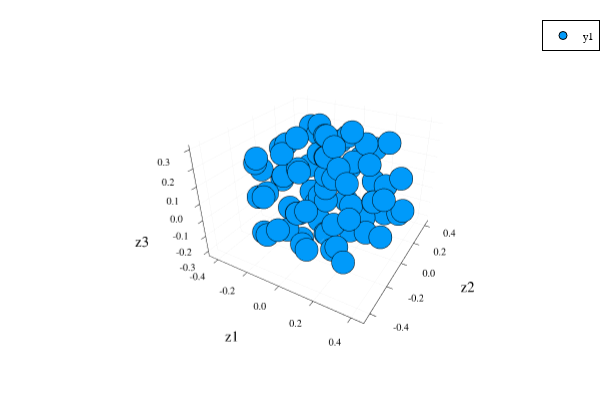

Notebook code for this chart:
### Code cell
scatter(eachrow(Z_)...,xlabel="z1",ylabel="z2",zlabel="z3",hover = [i for i in 1:lastindex(eachcol(Z_))])

### Figure 1 — Plotly figure (JSON) as saved in the notebook; plotly's stock layout.template omitted (floating-point values rounded to 4 significant figures)
{"data": [{"colorbar": {"len": 0.9143, "title": "", "x": 0.9934, "y": 0.533}, "hoverinfo": "text", "legendgroup": "y1", "marker": {"color": "rgba(0, 154, 250, 1.000)", "line": {"color": "rgba(0, 0, 0, 1.000)", "width": 1}, "size": 8, "symbol": "circle"}, "mode": "markers", "name": "y1", "scene": "scene", "showlegend": true, "text": [1, 2, 3, 4, 5, 6, 7, 8, 9, 10, 11, 12, 13, 14, 15, 16, 17, 18, 19, 20, 21, 22, 23, 24, 25, 26, 27, 28, 29, 30, 31, 32, 33, 34, 35, 36, 37, 38, 39, 40, 41, 42, 43, 44, 45, 46, 47, 48, 49, 50, 51, 52, 53, 54, 55, 56, 57, 58, 59, 60, 61, 62, 63, 64, 65, 66, 67, 68, 69, 70, 71, 72, 73, 74, 75, 76, 77, 78, 79, 80, 81], "type": "scatter3d", "x": [2.916e-05, -0.1066, 0.1066, -0.1041, -0.2473, -0.0002899, 0.1042, 0.0002763, 0.2475, 0.1037, -0.003414, 0.2437, -0.0008096, -0.1059, 0.1172, 0.2799, 0.1502, 0.3773, -0.1037, -0.2507, 0.003469, -0.2798, -0.3746, -0.1569, 0.000859, -0.1177, 0.1063, 0.1078, 0.001072, 0.2814, 0.004158, -0.09675, 0.1607, 0.2524, 0.1165, 0.38, 0.2482, 0.09833, 0.3791, 0.106, 0.0001279, 0.2515, 0.3758, 0.2483, 0.4374, 0.001892, -0.1134, 0.1617, -0.1484, -0.2458, 0.002359, 0.1204, 0.001673, 0.2536, -0.1077, -0.2814, -0.00098, -0.2451, -0.3796, -0.1166, -0.004198, -0.161, 0.09766, -0.001761, -0.1612, 0.1136, -0.1198, -0.2527, -0.001615, 0.1544, -0.001834, 0.2444, -0.2483, -0.3795, -0.09918, -0.3785, -0.4374, -0.2485, -0.1063, -0.2523, -6.998e-05], "xaxis": "x", "y": [-0.001234, 0.1036, -0.106, -0.1073, -0.002113, -0.2816, 0.1049, 0.2794, -0.0001971, -0.1081, -0.003396, -0.2013, -0.2502, -0.105, -0.3793, -0.002246, 0.1678, -0.1195, 0.1057, 0.2335, 0.001123, -0.0001452, 0.1163, -0.158, 0.2483, 0.3778, 0.103, 0.1028, 0.2455, -0.002174, -0.003425, 0.09879, -0.1617, 0.2316, 0.3769, 0.1155, -0.003995, 0.09806, -0.1201, -0.1058, -0.001859, -0.2527, 0.1135, 0.2472, -0.002678, 0.2794, 0.3778, 0.1585, 0.1689, 0.249, -0.00259, 0.3769, 0.4362, 0.2493, -0.1052, -6.555e-05, -0.2477, -0.1994, -0.1173, -0.3788, 0.001154, 0.1597, -0.1019, -0.2815, -0.1605, -0.3797, -0.3784, -0.2508, -0.4378, -0.1584, -0.002575, -0.2533, 0.001629, 0.1184, -0.1011, -0.1167, 0.0006049, -0.2494, 0.1038, 0.2512, -0.0006074], "yaxis": "y", "z": [-0.002957, 0.1353, -0.1416, 0.1336, 0.2017, -0.005503, -0.1398, -0.001142, -0.2093, 0.1334, 0.3016, -0.005293, 0.2061, 0.3039, 0.1014, -0.003737, 0.2241, -0.1135, -0.1396, -0.03171, -0.3071, -0.003045, 0.1044, -0.2377, -0.2131, -0.1095, -0.3111, 0.135, 0.21, -0.003759, 0.3015, 0.3052, 0.2269, -0.03241, 0.1077, -0.1113, 0.2011, 0.3051, 0.1018, 0.3035, 0.07548, 0.2167, 0.1035, 0.2218, -0.004959, -0.001174, 0.1079, -0.2342, 0.2244, 0.2223, 0.1825, -0.1099, -0.000802, -0.2257, -0.1412, -0.003014, -0.2167, -0.004668, 0.1029, -0.1158, -0.3069, -0.2337, -0.3145, -0.00547, 0.2274, -0.116, 0.1017, 0.2174, -0.007633, -0.2365, 0.1826, -0.2309, -0.2087, -0.1102, -0.3144, -0.1126, -0.003834, -0.2301, -0.3107, -0.225, -0.0811], "zaxis": "z"}], "layout": {"annotations": [], "height": 400, "legend": {"bgcolor": "rgba(255, 255, 255, 1.000)", "bordercolor": "rgba(0, 0, 0, 1.000)", "borderwidth": 1, "font": {"color": "rgba(0, 0, 0, 1.000)", "family": "sans-serif", "size": 11}, "title": {"font": {"color": "rgba(0, 0, 0, 1.000)", "family": "sans-serif", "size": 15}, "text": ""}, "tracegroupgap": 0, "traceorder": "normal", "x": 1, "xanchor": "auto", "y": 1, "yanchor": "auto"}, "margin": {"b": 20, "l": 0, "r": 0, "t": 20}, "paper_bgcolor": "rgba(255, 255, 255, 1.000)", "plot_bgcolor": "rgba(255, 255, 255, 1.000)", "scene": {"camera": {"eye": {"x": 1.126, "y": -1.95, "z": 1.3}, "projection": "orthographic"}, "domain": {"x": [0.09128, 0.9934], "y": [0.07581, 0.9902]}, "xaxis": {"gridcolor": "rgba(0, 0, 0, 0.100)", "gridwidth": 0.5, "linecolor": "rgba(0, 0, 0, 1.000)", "mirror": false, "range": [-0.4636, 0.4637], "showgrid": true, "showline": true, "showticklabels": true, "tickangle": 0, "tickcolor": "rgb(0, 0, 0)", "tickfont": {"color": "rgba(0, 0, 0, 1.000)", "family": "sans-serif", "size": 11}, "tickmode": "array", "ticks": "inside", "ticktext": ["-0.4", "-0.2", "0.0", "0.2", "0.4"], "tickvals": [-0.4, -0.2, 0, 0.2, 0.4], "title": "z1", "titlefont": {"color": "rgba(0, 0, 0, 1.000)", "family": "sans-serif", "size": 15}, "type": "-", "visible": true, "zeroline": false, "zerolinecolor": "rgba(0, 0, 0, 1.000)"}, "yaxis": {"gridcolor": "rgba(0, 0, 0, 0.100)", "gridwidth": 0.5, "linecolor": "rgba(0, 0, 0, 1.000)", "mirror": false, "range": [-0.464, 0.4625], "showgrid": true, "showline": true, "showticklabels": true, "tickangle": 0, "tickcolor": "rgb(0, 0, 0)", "tickfont": {"color": "rgba(0, 0, 0, 1.000)", "family": "sans-serif", "size": 11}, "tickmode": "array", "ticks": "inside", "ticktext": ["-0.4", "-0.2", "0.0", "0.2", "0.4"], "tickvals": [-0.4, -0.2, 0, 0.2, 0.4], "title": "z2", "titlefont": {"color": "rgba(0, 0, 0, 1.000)", "family": "sans-serif", "size": 15}, "type": "-", "visible": true, "zeroline": false, "zerolinecolor": "rgba(0, 0, 0, 1.000)"}, "zaxis": {"gridcolor": "rgba(0, 0, 0, 0.100)", "gridwidth": 0.5, "linecolor": "rgba(0, 0, 0, 1.000)", "mirror": false, "range": [-0.3331, 0.3238], "showgrid": true, "showline": true, "showticklabels": true, "tickangle": 0, "tickcolor": "rgb(0, 0, 0)", "tickfont": {"color": "rgba(0, 0, 0, 1.000)", "family": "sans-serif", "size": 11}, "tickmode": "array", "ticks": "inside", "ticktext": ["-0.3", "-0.2", "-0.1", "0.0", "0.1", "0.2", "0.3"], "tickvals": [-0.3, -0.2, -0.1, 0, 0.1, 0.2, 0.3], "title": "z3", "titlefont": {"color": "rgba(0, 0, 0, 1.000)", "family": "sans-serif", "size": 15}, "type": "-", "visible": true, "zeroline": false, "zerolinecolor": "rgba(0, 0, 0, 1.000)"}}, "showlegend": true, "width": 600}}
